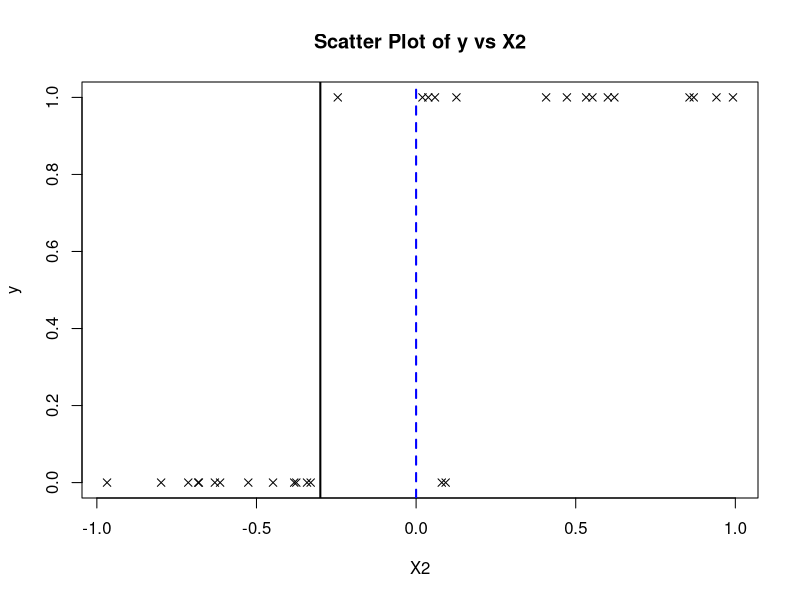
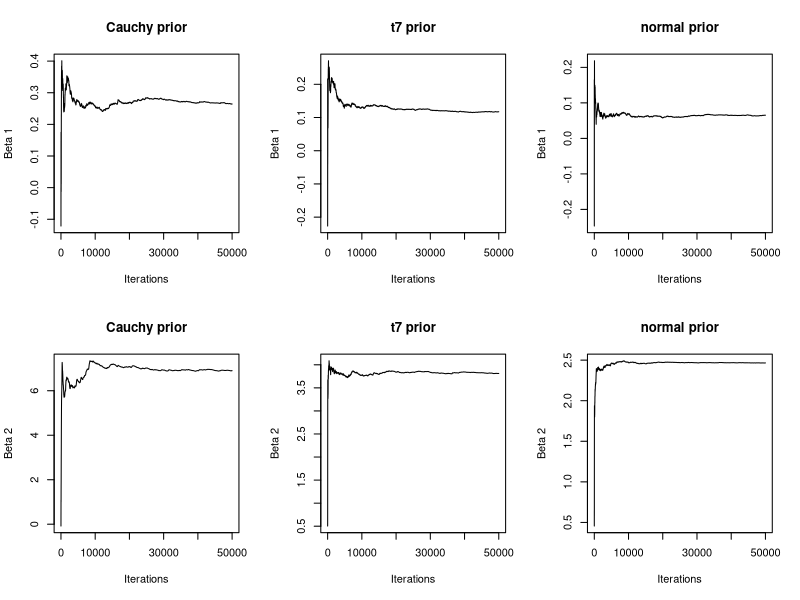

Generate these figures, in order, with R:
# Set seed for reproducibility
set.seed(123)

# Step 1: Simulate the dataset
n <- 30
p <- 2

# X1 is a vector of ones (intercept)
X1 <- rep(1, n)

# Generate X2 for complete separation at X2 = -0.3
X2 <- c(runif(15, -1, -0.3), runif(15, -0.3, 1))
y <- ifelse(X2 < -0.3, 0, 1)

# Introduce overlap at X2 = 0 to ensure it's not a solitary separator
X2[14:15] <- runif(2, -0.1, 0.1)
X2[29:30] <- runif(2, -0.1, 0.1)
y[14:15] <- 0
y[29:30] <- 1

# Create the design matrix
X <- matrix(c(X1, X2), nrow = n, ncol = p)

# Scatter plot (Figure 5)
# Display the plot first
plot(X2, y, xlab = "X2", ylab = "y", main = "Scatter Plot of y vs X2", pch = 4)
abline(v = -0.3, col = "black", lwd = 2)  # Solid line at -0.3
abline(v = 0, col = "blue", lty = 2, lwd = 2)  # Dashed line at 0

# Save the plot to a file
dev.copy(png, filename = "figure5.png", width = 480, height = 480)
dev.off()  # Close the device after saving

# Step 2: Gibbs Sampler
# Number of iterations
n_iter <- 50000

# Function to compute log-likelihood
log_likelihood <- function(beta, X, y) {
  eta <- X %*% beta
  p <- 1 / (1 + exp(-eta))
  sum(dbinom(y, 1, p, log = TRUE))
}

# Metropolis-Hastings within Gibbs
gibbs_sampler <- function(X, y, prior, n_iter, proposal_sd = 0.5) {
  p <- ncol(X)
  beta_samples <- matrix(0, nrow = n_iter, ncol = p)
  beta <- rep(0, p)  # Initial value
  
  for (iter in 1:n_iter) {
    for (j in 1:p) {
      # Current beta
      beta_current <- beta
      
      # Propose new beta_j
      beta_proposed <- beta
      beta_proposed[j] <- beta[j] + rnorm(1, 0, proposal_sd)
      
      # Log-likelihood
      ll_current <- log_likelihood(beta_current, X, y)
      ll_proposed <- log_likelihood(beta_proposed, X, y)
      
      # Log-prior
      if (prior == "cauchy") {
        lp_current <- sum(dcauchy(beta_current, 0, 1, log = TRUE))
        lp_proposed <- sum(dcauchy(beta_proposed, 0, 1, log = TRUE))
      } else if (prior == "t7") {
        lp_current <- sum(dt(beta_current, df = 7, log = TRUE))
        lp_proposed <- sum(dt(beta_proposed, df = 7, log = TRUE))
      } else {  # normal
        lp_current <- sum(dnorm(beta_current, 0, 1, log = TRUE))
        lp_proposed <- sum(dnorm(beta_proposed, 0, 1, log = TRUE))
      }
      
      # Log-posterior ratio
      log_ratio <- (ll_proposed + lp_proposed) - (ll_current + lp_current)
      
      # Accept or reject
      if (log(runif(1)) < log_ratio) {
        beta[j] <- beta_proposed[j]
      }
    }
    beta_samples[iter, ] <- beta
  }
  return(beta_samples)
}

# Run Gibbs sampler for each prior
beta_cauchy <- gibbs_sampler(X, y, "cauchy", n_iter)
beta_t7 <- gibbs_sampler(X, y, "t7", n_iter)
beta_normal <- gibbs_sampler(X, y, "normal", n_iter)

# Compute running means
running_mean <- function(x) {
  cumsum(x) / (1:length(x))
}

# Plot running means (Figure 4)
# Display the plot first
par(mfrow = c(2, 3))

# Beta 1
plot(running_mean(beta_cauchy[, 1]), type = "l", xlab = "Iterations", ylab = "Beta 1", main = "Cauchy prior")
plot(running_mean(beta_t7[, 1]), type = "l", xlab = "Iterations", ylab = "Beta 1", main = "t7 prior")
plot(running_mean(beta_normal[, 1]), type = "l", xlab = "Iterations", ylab = "Beta 1", main = "normal prior")

# Beta 2
plot(running_mean(beta_cauchy[, 2]), type = "l", xlab = "Iterations", ylab = "Beta 2", main = "Cauchy prior")
plot(running_mean(beta_t7[, 2]), type = "l", xlab = "Iterations", ylab = "Beta 2", main = "t7 prior")
plot(running_mean(beta_normal[, 2]), type = "l", xlab = "Iterations", ylab = "Beta 2", main = "normal prior")

# Save the plot to a file
dev.copy(png, filename = "figure4.png", width = 960, height = 640)
dev.off()  # Close the device after saving

# Print a message to confirm
cat("Plots have been displayed and saved as figure4.png and figure5.png\n")